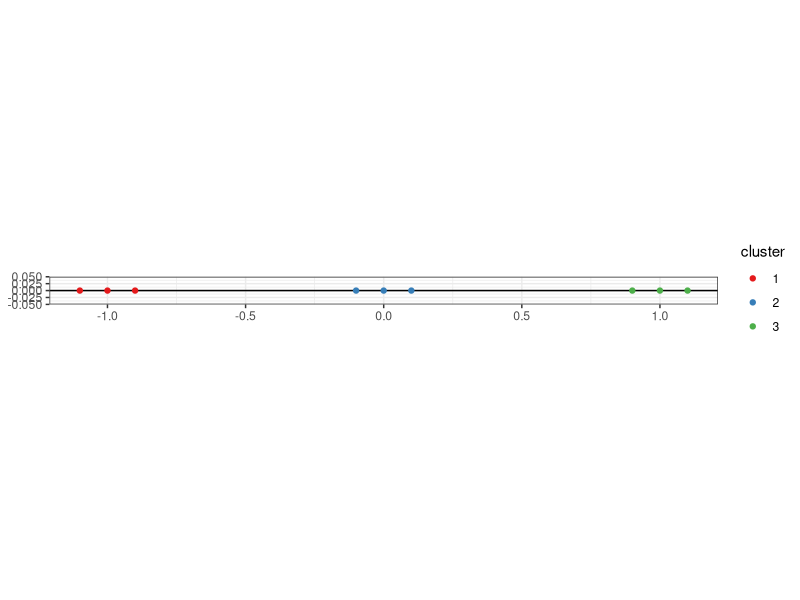
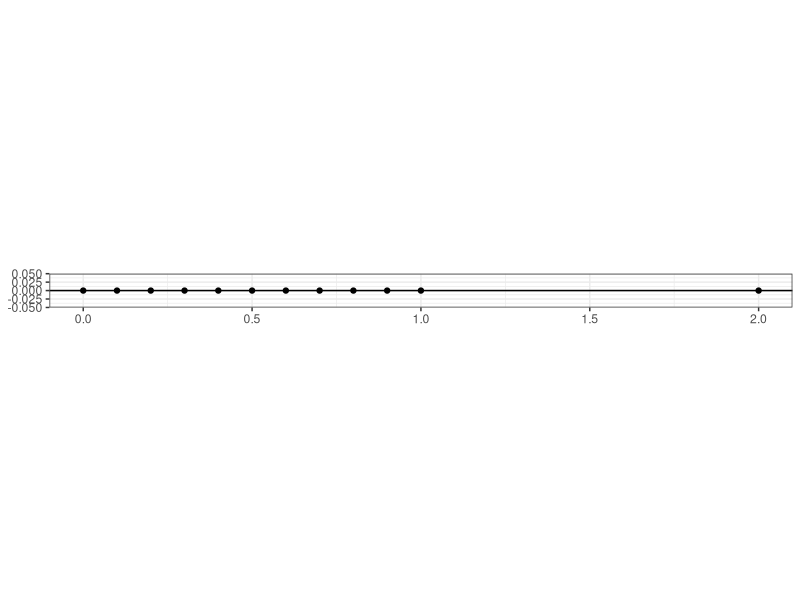
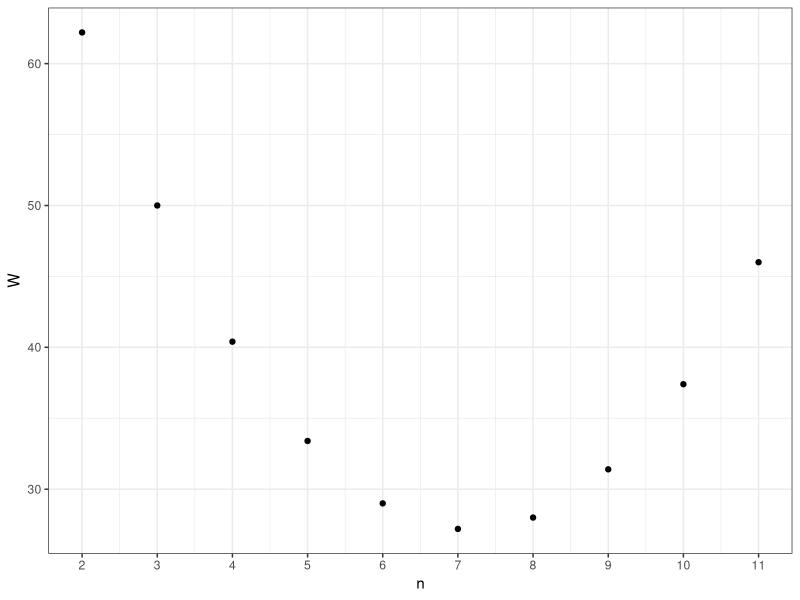

The R script that drew these images, in order:
## ---- chunk 1
knitr::opts_chunk$set(echo = TRUE, 
                      comment = NA, 
                      warning = FALSE, 
                      message = FALSE, 
                      fig.pos = 'H', 
                      fig.align = 'center')
options(xtable.comment = FALSE, 
        xtable.table.placement = 'H')
## ---- chunk 2
library(ggplot2)
theme_set(theme_bw())

cluster.df <- dplyr::data_frame(
  x = c(-1.1, -1, -.9, -.1, 0, .1, .9, 1, 1.1), 
  cluster = rep(c('1', '2', '3'), each = 3)
)

ggplot(cluster.df) + 
  coord_fixed() + 
  geom_hline(yintercept = 0) + 
  scale_colour_brewer(palette = 'Set1') + 
  geom_point(aes(x = x, y = 0, colour = cluster)) + 
  labs(x = NULL, y = NULL)
## ---- chunk 3
r <- seq(11)
x <- c((r - 1) / 10, 2)

ggplot() + 
  geom_hline(yintercept = 0) + 
  coord_fixed() + 
  geom_point(aes(x = x, y = 0)) + 
  labs(x = NULL, y = NULL)
## ---- chunk 4
sum(as.matrix(dist(x[seq(11)])))
## ---- chunk 5
sum(as.matrix(dist(x[seq(2, 11)]))) + sum(as.matrix(dist(x[c(1, 12)])))
## ---- chunk 6
W.vector <- sapply(seq(2, 11), function(n) {
  sum(as.matrix(dist(x[seq(n)]))) + sum(as.matrix(dist(x[seq(n, 12)])))
})

ggplot() + 
  geom_point(aes(x = seq(2, 11), y = W.vector)) + 
  labs(x = 'n', y = 'W') + 
  scale_x_continuous(breaks = seq(12))
